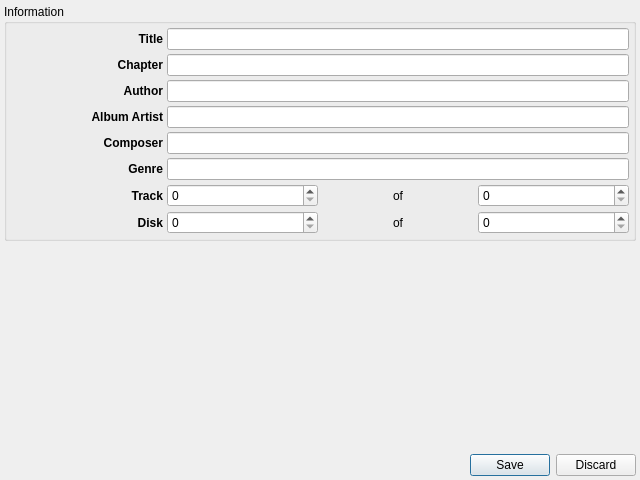
<?xml version="1.0" encoding="UTF-8"?>
<ui version="4.0">
 <class>WTagEditor</class>
 <widget class="QDialog" name="WTagEditor">
  <property name="geometry">
   <rect>
    <x>0</x>
    <y>0</y>
    <width>640</width>
    <height>480</height>
   </rect>
  </property>
  <property name="windowTitle">
   <string>Edit Tag</string>
  </property>
  <layout class="QVBoxLayout" name="verticalLayout">
   <property name="spacing">
    <number>4</number>
   </property>
   <property name="leftMargin">
    <number>4</number>
   </property>
   <property name="topMargin">
    <number>4</number>
   </property>
   <property name="rightMargin">
    <number>4</number>
   </property>
   <property name="bottomMargin">
    <number>4</number>
   </property>
   <item>
    <widget class="QGroupBox" name="groupBox">
     <property name="title">
      <string>Information</string>
     </property>
     <layout class="QGridLayout" name="gridLayout">
      <property name="leftMargin">
       <number>4</number>
      </property>
      <property name="topMargin">
       <number>4</number>
      </property>
      <property name="rightMargin">
       <number>4</number>
      </property>
      <property name="bottomMargin">
       <number>4</number>
      </property>
      <property name="spacing">
       <number>4</number>
      </property>
      <item row="0" column="0">
       <widget class="QLabel" name="label">
        <property name="font">
         <font>
          <weight>75</weight>
          <bold>true</bold>
         </font>
        </property>
        <property name="text">
         <string>Title</string>
        </property>
        <property name="alignment">
         <set>Qt::AlignRight|Qt::AlignTrailing|Qt::AlignVCenter</set>
        </property>
       </widget>
      </item>
      <item row="0" column="1" colspan="3">
       <widget class="QLineEdit" name="titleEdit"/>
      </item>
      <item row="1" column="0">
       <widget class="QLabel" name="label_2">
        <property name="font">
         <font>
          <weight>75</weight>
          <bold>true</bold>
         </font>
        </property>
        <property name="text">
         <string>Chapter</string>
        </property>
        <property name="alignment">
         <set>Qt::AlignRight|Qt::AlignTrailing|Qt::AlignVCenter</set>
        </property>
       </widget>
      </item>
      <item row="1" column="1" colspan="3">
       <widget class="QLineEdit" name="chapterEdit"/>
      </item>
      <item row="2" column="0">
       <widget class="QLabel" name="label_3">
        <property name="font">
         <font>
          <weight>75</weight>
          <bold>true</bold>
         </font>
        </property>
        <property name="text">
         <string>Author</string>
        </property>
        <property name="alignment">
         <set>Qt::AlignRight|Qt::AlignTrailing|Qt::AlignVCenter</set>
        </property>
       </widget>
      </item>
      <item row="2" column="1" colspan="3">
       <widget class="QLineEdit" name="authorEdit"/>
      </item>
      <item row="3" column="0">
       <widget class="QLabel" name="label_4">
        <property name="font">
         <font>
          <weight>75</weight>
          <bold>true</bold>
         </font>
        </property>
        <property name="text">
         <string>Album Artist</string>
        </property>
        <property name="alignment">
         <set>Qt::AlignRight|Qt::AlignTrailing|Qt::AlignVCenter</set>
        </property>
       </widget>
      </item>
      <item row="3" column="1" colspan="3">
       <widget class="QLineEdit" name="albumArtistEdit"/>
      </item>
      <item row="4" column="0">
       <widget class="QLabel" name="label_5">
        <property name="font">
         <font>
          <weight>75</weight>
          <bold>true</bold>
         </font>
        </property>
        <property name="text">
         <string>Composer</string>
        </property>
        <property name="alignment">
         <set>Qt::AlignRight|Qt::AlignTrailing|Qt::AlignVCenter</set>
        </property>
       </widget>
      </item>
      <item row="4" column="1" colspan="3">
       <widget class="QLineEdit" name="composerEdit"/>
      </item>
      <item row="5" column="0">
       <widget class="QLabel" name="label_6">
        <property name="font">
         <font>
          <weight>75</weight>
          <bold>true</bold>
         </font>
        </property>
        <property name="text">
         <string>Genre</string>
        </property>
        <property name="alignment">
         <set>Qt::AlignRight|Qt::AlignTrailing|Qt::AlignVCenter</set>
        </property>
       </widget>
      </item>
      <item row="5" column="1" colspan="3">
       <widget class="QLineEdit" name="genreEdit"/>
      </item>
      <item row="6" column="0">
       <widget class="QLabel" name="label_7">
        <property name="font">
         <font>
          <weight>75</weight>
          <bold>true</bold>
         </font>
        </property>
        <property name="text">
         <string>Track</string>
        </property>
        <property name="alignment">
         <set>Qt::AlignRight|Qt::AlignTrailing|Qt::AlignVCenter</set>
        </property>
       </widget>
      </item>
      <item row="6" column="1">
       <widget class="QSpinBox" name="trackIndexSpin"/>
      </item>
      <item row="6" column="2">
       <widget class="QLabel" name="label_9">
        <property name="text">
         <string>of</string>
        </property>
        <property name="alignment">
         <set>Qt::AlignCenter</set>
        </property>
       </widget>
      </item>
      <item row="6" column="3">
       <widget class="QSpinBox" name="trackTotalSpin"/>
      </item>
      <item row="7" column="0">
       <widget class="QLabel" name="label_8">
        <property name="font">
         <font>
          <weight>75</weight>
          <bold>true</bold>
         </font>
        </property>
        <property name="text">
         <string>Disk</string>
        </property>
        <property name="alignment">
         <set>Qt::AlignRight|Qt::AlignTrailing|Qt::AlignVCenter</set>
        </property>
       </widget>
      </item>
      <item row="7" column="1">
       <widget class="QSpinBox" name="diskIndexSpin"/>
      </item>
      <item row="7" column="2">
       <widget class="QLabel" name="label_10">
        <property name="text">
         <string>of</string>
        </property>
        <property name="alignment">
         <set>Qt::AlignCenter</set>
        </property>
       </widget>
      </item>
      <item row="7" column="3">
       <widget class="QSpinBox" name="diskTotalSpin"/>
      </item>
     </layout>
    </widget>
   </item>
   <item>
    <spacer name="verticalSpacer">
     <property name="orientation">
      <enum>Qt::Vertical</enum>
     </property>
     <property name="sizeHint" stdset="0">
      <size>
       <width>20</width>
       <height>180</height>
      </size>
     </property>
    </spacer>
   </item>
   <item>
    <widget class="QDialogButtonBox" name="buttonBox">
     <property name="orientation">
      <enum>Qt::Horizontal</enum>
     </property>
     <property name="standardButtons">
      <set>QDialogButtonBox::Discard|QDialogButtonBox::Save</set>
     </property>
    </widget>
   </item>
  </layout>
 </widget>
 <tabstops>
  <tabstop>titleEdit</tabstop>
  <tabstop>chapterEdit</tabstop>
  <tabstop>authorEdit</tabstop>
  <tabstop>albumArtistEdit</tabstop>
  <tabstop>composerEdit</tabstop>
  <tabstop>genreEdit</tabstop>
  <tabstop>trackIndexSpin</tabstop>
  <tabstop>trackTotalSpin</tabstop>
  <tabstop>diskIndexSpin</tabstop>
  <tabstop>diskTotalSpin</tabstop>
 </tabstops>
 <resources/>
 <connections>
  <connection>
   <sender>buttonBox</sender>
   <signal>accepted()</signal>
   <receiver>WTagEditor</receiver>
   <slot>accept()</slot>
   <hints>
    <hint type="sourcelabel">
     <x>248</x>
     <y>254</y>
    </hint>
    <hint type="destinationlabel">
     <x>157</x>
     <y>274</y>
    </hint>
   </hints>
  </connection>
  <connection>
   <sender>buttonBox</sender>
   <signal>rejected()</signal>
   <receiver>WTagEditor</receiver>
   <slot>reject()</slot>
   <hints>
    <hint type="sourcelabel">
     <x>316</x>
     <y>260</y>
    </hint>
    <hint type="destinationlabel">
     <x>286</x>
     <y>274</y>
    </hint>
   </hints>
  </connection>
 </connections>
</ui>
